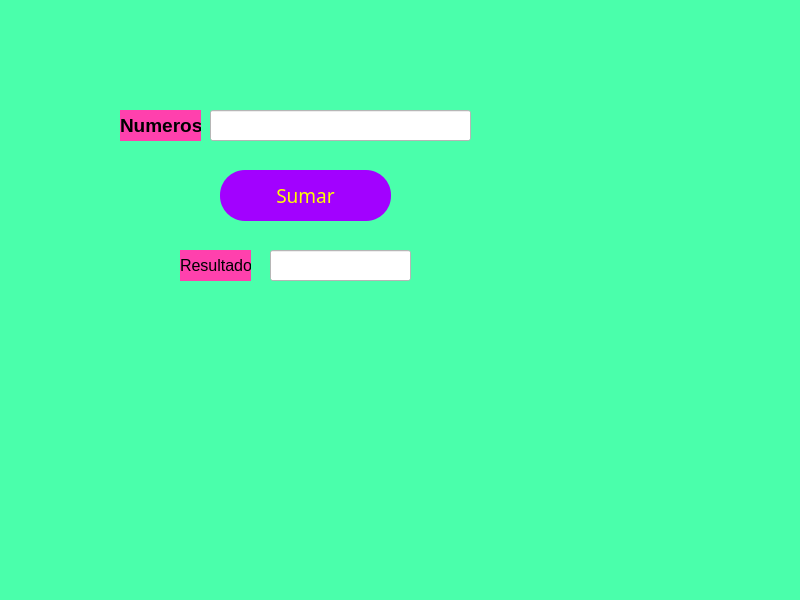
<?xml version="1.0" encoding="UTF-8"?>
<ui version="4.0">
 <class>MainWindow</class>
 <widget class="QMainWindow" name="MainWindow">
  <property name="geometry">
   <rect>
    <x>0</x>
    <y>0</y>
    <width>800</width>
    <height>600</height>
   </rect>
  </property>
  <property name="windowTitle">
   <string>MainWindow</string>
  </property>
  <property name="styleSheet">
   <string notr="true">background-color: rgb(74, 255, 171);</string>
  </property>
  <widget class="QWidget" name="centralwidget">
   <widget class="QLabel" name="lbl_numeros">
    <property name="geometry">
     <rect>
      <x>120</x>
      <y>110</y>
      <width>81</width>
      <height>31</height>
     </rect>
    </property>
    <property name="styleSheet">
     <string notr="true">background-color: rgb(255, 65, 173);</string>
    </property>
    <property name="text">
     <string>&lt;html&gt;&lt;head/&gt;&lt;body&gt;&lt;p align=&quot;center&quot;&gt;&lt;span style=&quot; font-size:14pt; font-weight:600;&quot;&gt;Numeros:&lt;/span&gt;&lt;/p&gt;&lt;/body&gt;&lt;/html&gt;</string>
    </property>
   </widget>
   <widget class="QLineEdit" name="txt_numeros">
    <property name="geometry">
     <rect>
      <x>210</x>
      <y>110</y>
      <width>261</width>
      <height>31</height>
     </rect>
    </property>
    <property name="font">
     <font>
      <family>Roman</family>
      <pointsize>12</pointsize>
     </font>
    </property>
    <property name="styleSheet">
     <string notr="true">background-color: rgb(255, 255, 255);</string>
    </property>
    <property name="text">
     <string/>
    </property>
    <property name="alignment">
     <set>Qt::AlignCenter</set>
    </property>
   </widget>
   <widget class="QLineEdit" name="txt_resultado">
    <property name="geometry">
     <rect>
      <x>270</x>
      <y>250</y>
      <width>141</width>
      <height>31</height>
     </rect>
    </property>
    <property name="font">
     <font>
      <family>Roman</family>
      <pointsize>12</pointsize>
     </font>
    </property>
    <property name="styleSheet">
     <string notr="true">background-color: rgb(255, 255, 255);</string>
    </property>
    <property name="text">
     <string/>
    </property>
    <property name="alignment">
     <set>Qt::AlignCenter</set>
    </property>
   </widget>
   <widget class="QLabel" name="lbl_Suma">
    <property name="geometry">
     <rect>
      <x>180</x>
      <y>250</y>
      <width>71</width>
      <height>31</height>
     </rect>
    </property>
    <property name="styleSheet">
     <string notr="true">background-color: rgb(255, 65, 173);

</string>
    </property>
    <property name="text">
     <string>&lt;html&gt;&lt;head/&gt;&lt;body&gt;&lt;p align=&quot;center&quot;&gt;&lt;span style=&quot; font-size:12pt;&quot;&gt;Resultado&lt;/span&gt;&lt;/p&gt;&lt;/body&gt;&lt;/html&gt;</string>
    </property>
   </widget>
   <widget class="QPushButton" name="btn_sumar">
    <property name="geometry">
     <rect>
      <x>220</x>
      <y>170</y>
      <width>171</width>
      <height>51</height>
     </rect>
    </property>
    <property name="font">
     <font>
      <family>Roman</family>
      <pointsize>14</pointsize>
     </font>
    </property>
    <property name="styleSheet">
     <string notr="true">background-color: rgb(162, 1, 255);
border-radius: 25px;
color: rgb(255, 255, 0);


</string>
    </property>
    <property name="text">
     <string>Sumar</string>
    </property>
   </widget>
  </widget>
  <widget class="QMenuBar" name="menubar">
   <property name="geometry">
    <rect>
     <x>0</x>
     <y>0</y>
     <width>800</width>
     <height>18</height>
    </rect>
   </property>
  </widget>
  <widget class="QStatusBar" name="statusbar"/>
 </widget>
 <resources/>
 <connections/>
</ui>
